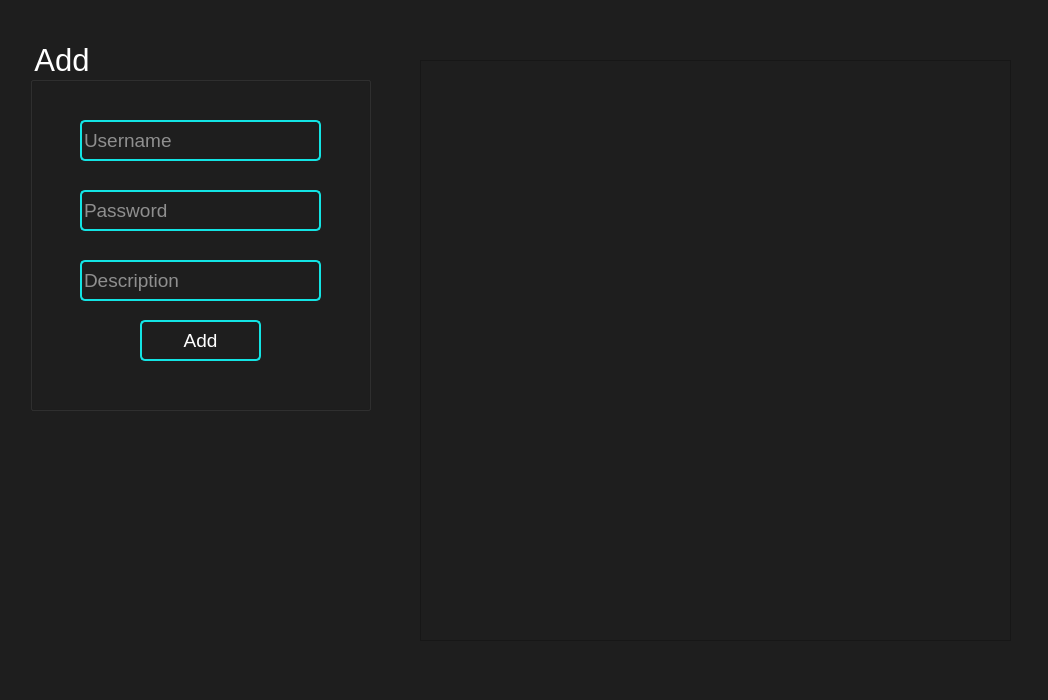
<?xml version="1.0" encoding="UTF-8"?>
<ui version="4.0">
 <class>mainpage</class>
 <widget class="QDialog" name="mainpage">
  <property name="geometry">
   <rect>
    <x>0</x>
    <y>0</y>
    <width>1048</width>
    <height>700</height>
   </rect>
  </property>
  <property name="windowTitle">
   <string>Dialog</string>
  </property>
  <property name="styleSheet">
   <string notr="true">background-color:#1E1E1E
</string>
  </property>
  <widget class="QGroupBox" name="addnew">
   <property name="geometry">
    <rect>
     <x>30</x>
     <y>40</y>
     <width>341</width>
     <height>371</height>
    </rect>
   </property>
   <property name="font">
    <font>
     <pointsize>23</pointsize>
    </font>
   </property>
   <property name="styleSheet">
    <string notr="true">color:white;</string>
   </property>
   <property name="title">
    <string>Add</string>
   </property>
   <widget class="QPushButton" name="save">
    <property name="enabled">
     <bool>true</bool>
    </property>
    <property name="geometry">
     <rect>
      <x>110</x>
      <y>280</y>
      <width>121</width>
      <height>41</height>
     </rect>
    </property>
    <property name="font">
     <font>
      <pointsize>14</pointsize>
     </font>
    </property>
    <property name="mouseTracking">
     <bool>false</bool>
    </property>
    <property name="autoFillBackground">
     <bool>false</bool>
    </property>
    <property name="styleSheet">
     <string notr="true">border: 2px solid #13E4E4;
border-radius:5px;
color:white</string>
    </property>
    <property name="text">
     <string>Add</string>
    </property>
   </widget>
   <widget class="QLineEdit" name="username">
    <property name="geometry">
     <rect>
      <x>50</x>
      <y>80</y>
      <width>241</width>
      <height>41</height>
     </rect>
    </property>
    <property name="font">
     <font>
      <pointsize>14</pointsize>
     </font>
    </property>
    <property name="styleSheet">
     <string notr="true">border: 2px solid #13E4E4;
border-radius:5px;
color:white</string>
    </property>
    <property name="text">
     <string/>
    </property>
    <property name="placeholderText">
     <string>Username</string>
    </property>
   </widget>
   <widget class="QLineEdit" name="description">
    <property name="geometry">
     <rect>
      <x>50</x>
      <y>220</y>
      <width>241</width>
      <height>41</height>
     </rect>
    </property>
    <property name="font">
     <font>
      <pointsize>14</pointsize>
     </font>
    </property>
    <property name="styleSheet">
     <string notr="true">border: 2px solid #13E4E4;
border-radius:5px;
color:white</string>
    </property>
    <property name="text">
     <string/>
    </property>
    <property name="placeholderText">
     <string>Description</string>
    </property>
   </widget>
   <widget class="QLineEdit" name="password">
    <property name="geometry">
     <rect>
      <x>50</x>
      <y>150</y>
      <width>241</width>
      <height>41</height>
     </rect>
    </property>
    <property name="font">
     <font>
      <pointsize>14</pointsize>
     </font>
    </property>
    <property name="styleSheet">
     <string notr="true">border: 2px solid #13E4E4;
border-radius:5px;
color:white</string>
    </property>
    <property name="text">
     <string/>
    </property>
    <property name="echoMode">
     <enum>QLineEdit::Normal</enum>
    </property>
    <property name="placeholderText">
     <string>Password</string>
    </property>
   </widget>
  </widget>
  <widget class="QTableWidget" name="tableWidget">
   <property name="geometry">
    <rect>
     <x>420</x>
     <y>60</y>
     <width>591</width>
     <height>581</height>
    </rect>
   </property>
   <property name="autoFillBackground">
    <bool>false</bool>
   </property>
   <property name="styleSheet">
    <string notr="true">
QHeaderView::section {
    background-color: #646464;
    padding: 4px;
    font-size: 10pt;
    border-style: none;
    border-bottom: 1px solid #fffff8;
    border-right: 1px solid #fffff8;
}

QHeaderView::section:horizontal
{
    border-top: 1px solid #fffff8;
}

QHeaderView::section:vertical
{
    border-left: 1px solid #fffff8;
};
color:black;
background-color:white;
border-width:100px;
</string>
   </property>
   <property name="verticalScrollBarPolicy">
    <enum>Qt::ScrollBarAsNeeded</enum>
   </property>
   <property name="horizontalScrollBarPolicy">
    <enum>Qt::ScrollBarAsNeeded</enum>
   </property>
   <property name="sizeAdjustPolicy">
    <enum>QAbstractScrollArea::AdjustIgnored</enum>
   </property>
   <attribute name="horizontalHeaderMinimumSectionSize">
    <number>48</number>
   </attribute>
   <attribute name="horizontalHeaderDefaultSectionSize">
    <number>125</number>
   </attribute>
   <attribute name="horizontalHeaderShowSortIndicator" stdset="0">
    <bool>false</bool>
   </attribute>
   <attribute name="horizontalHeaderStretchLastSection">
    <bool>false</bool>
   </attribute>
   <attribute name="verticalHeaderVisible">
    <bool>false</bool>
   </attribute>
   <attribute name="verticalHeaderCascadingSectionResizes">
    <bool>true</bool>
   </attribute>
   <attribute name="verticalHeaderMinimumSectionSize">
    <number>30</number>
   </attribute>
   <attribute name="verticalHeaderShowSortIndicator" stdset="0">
    <bool>false</bool>
   </attribute>
   <attribute name="verticalHeaderStretchLastSection">
    <bool>false</bool>
   </attribute>
  </widget>
 </widget>
 <tabstops>
  <tabstop>username</tabstop>
  <tabstop>password</tabstop>
  <tabstop>description</tabstop>
  <tabstop>save</tabstop>
  <tabstop>tableWidget</tabstop>
 </tabstops>
 <resources/>
 <connections/>
</ui>
